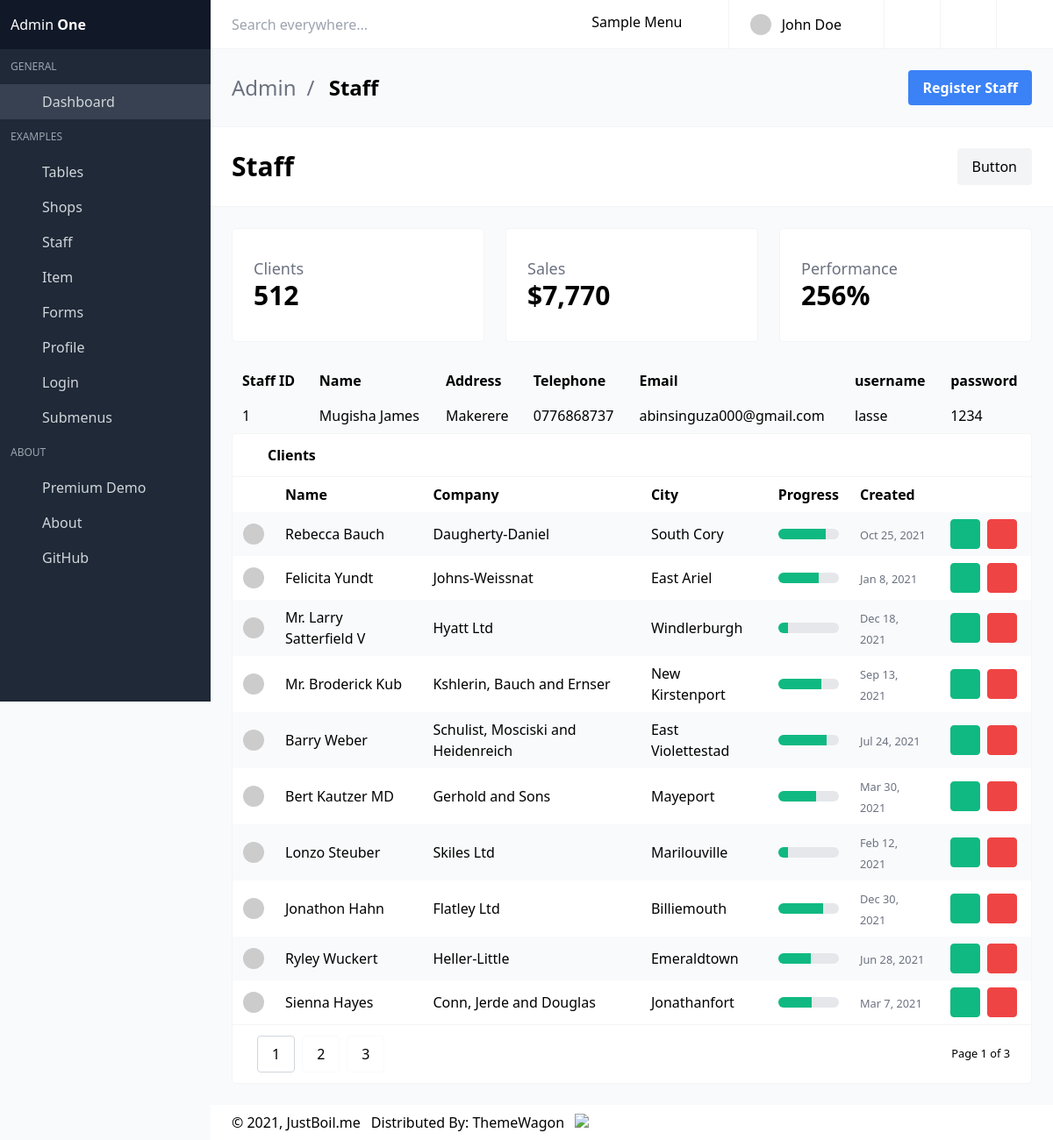
The page /staff/ on the database as committed earlier.
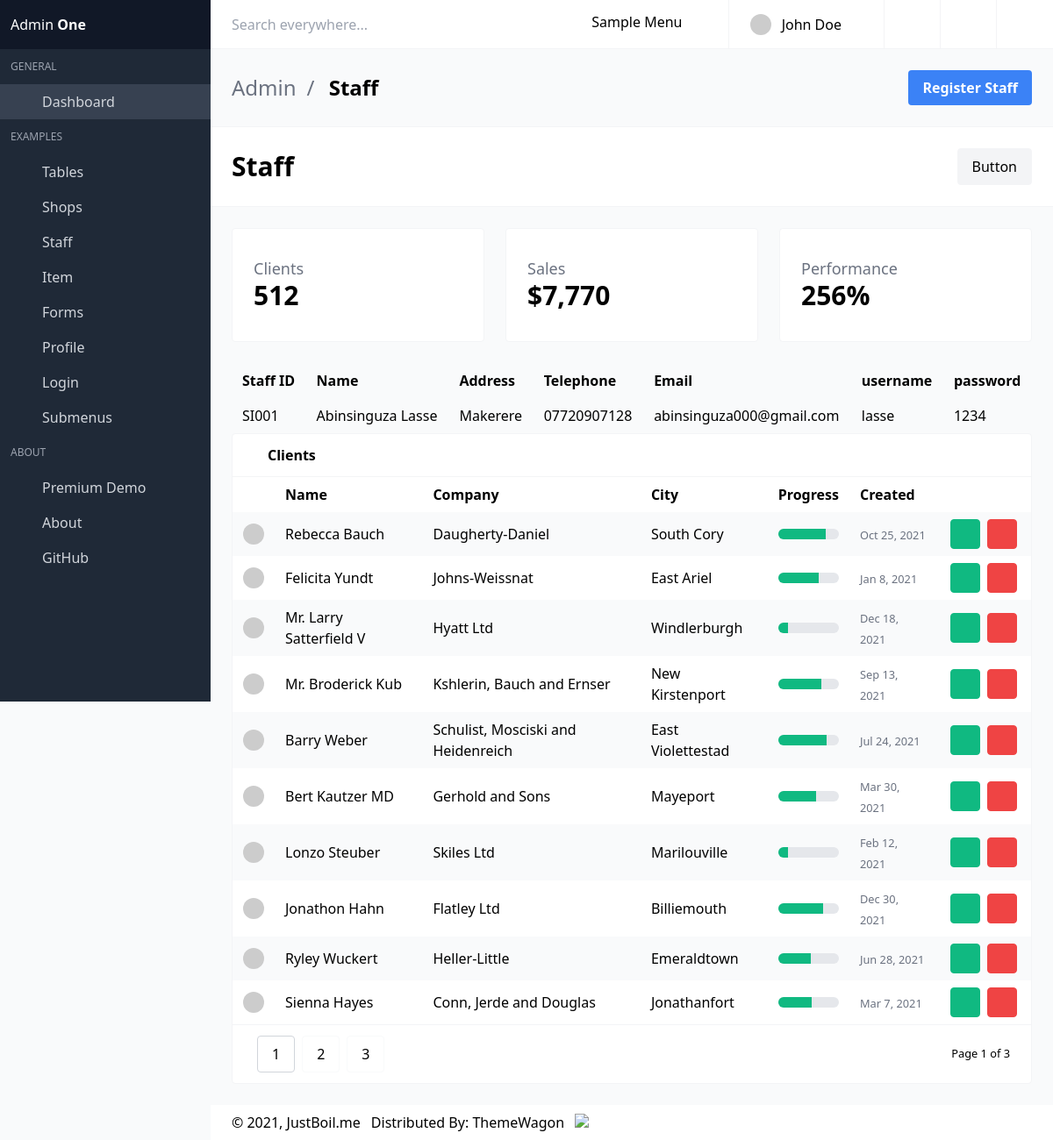
The same page on the database as committed later.
### dashboard/models.py (models this page shows, shortened)
class Staff(models.Model):
    staffID = models.CharField(max_length=10, primary_key=True, default=generate_staff_id)  # Generate unique staffID
    staffName = models.CharField(max_length=255)
    address= models.CharField(max_length=255)
    telephone = models.CharField(max_length=15)   # Phone number of the shop
    email = models.EmailField(max_length=255)
    username = models.CharField(max_length=150, unique=True)  # Unique username
    password = models.CharField(max_length=255)

### dashboard/views.py (the view)
# urls.py: path('staff/', views.staff_page, name='staff'),
def staff_page(request):
    staff = Staff.objects.all()
    return render (request, 'staff.html',{'staff':staff})

### core/templates/staff.html (shortened to what the changed rows need)
{% extends 'dashboard.html' %}
{% block content %}
<section class="is-hero-bar">
<div class="flex flex-col md:flex-row items-center justify-between space-y-6 md:space-y-0">
<h1 class="title">
  Staff
</h1>
</div>
</section>
<section class="section main-section">
    <div class="grid gap-6 grid-cols-1 md:grid-cols-3 mb-6">
      <div class="card">
        <div class="card-content">
          <div class="flex items-center justify-between">
            <div class="widget-label">
              <h1>
                512
              </h1>
            </div>
          </div>
        </div>
      </div>
      <div class="card">
        <div class="card-content">
          <div class="flex items-center justify-between">
            <div class="widget-label">
              <h1>
                $7,770
              </h1>
            </div>
          </div>
        </div>
      </div>
      <div class="card">
        <div class="card-content">
          <div class="flex items-center justify-between">
            <div class="widget-label">
              <h1>
                256%
              </h1>
            </div>
          </div>
        </div>
      </div>
    </div>
  <table border="1">
    <thead>
        <tr>
            <th>Staff ID</th>
            <th>Name</th>
            <th>Address</th>
            <th>Telephone</th>
            <th>Email</th>
            <th>username</th>
            <th>password</th>
        </tr>
    </thead>
    <tbody>
        {% for staff in staff %}
        <tr>
            <td>{{ staff.staffID }}</td>
            <td>{{ staff.staffName }}</td>
            <td>{{ staff.address }}</td>
            <td>{{ staff.telephone }}</td>
            <td>{{ staff.email }}</td>
            <td>{{ staff.username }}</td>
            <td>{{ staff.password }}</td>
        </tr>
        {% endfor %}
    </tbody>
</table>
     <div class="card has-table">
      <div class="card-content">
        <table>
          <thead>
          <tr>
            <th></th>
            <th>Name</th>
            <th>Company</th>
            <th>City</th>
            <th>Progress</th>
            <th>Created</th>
            <th></th>
          </tr>
          </thead>
        </table>
      </div>
    </div>
  </section>
 {% endblock %}

Rows that differ between the two databases and show on the page:
removed Staff: staffID "1", staffName "Mugisha James", address "Makerere", telephone "0776868737", email "abinsinguza000@gmail.com", username "lasse", password "1234"
added Staff: staffID "SI001", staffName "Abinsinguza Lasse", address "Makerere", telephone "07720907128", email "abinsinguza000@gmail.com", username "lasse", password "1234"
